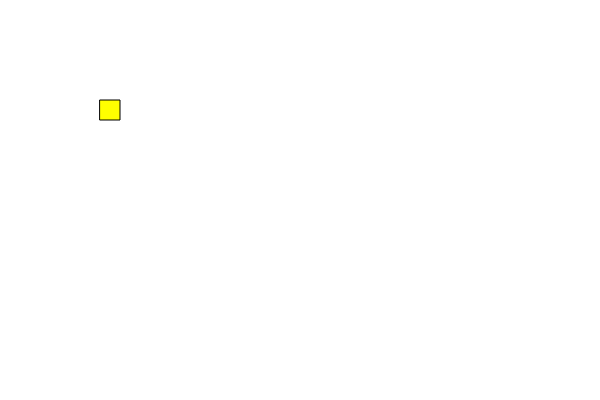
Frame 1 (no input)
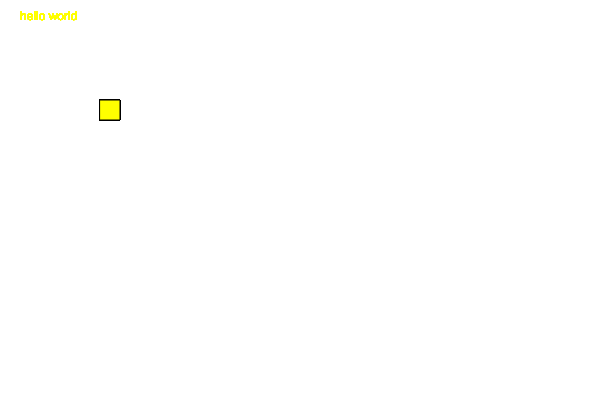
Frame 60 (no input)
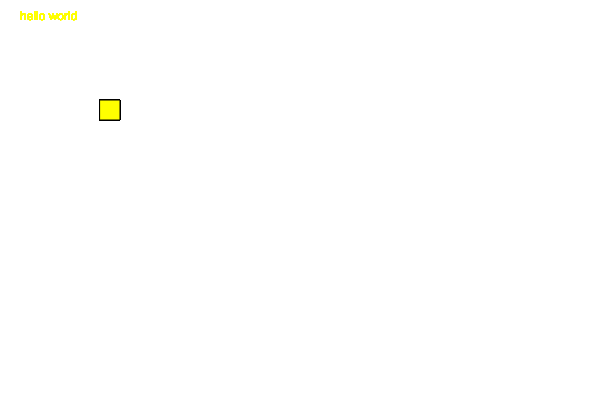
Frame 120 (the mouse pressed at the canvas centre since frame 60)

The p5.js sketch that drew these frames (run headless with seeded random() and noise() and a simulated clock; from frame 60 on, the mouse is pressed at the canvas centre):

// p5.js sketch
// ── sketch.js
function setup() {
  // put setup code here
  fill("blue");
  createCanvas(600, 400);
}

function draw() {
  // put drawing code here
  text("hello world", 20, 20);
  fill("yellow");
  rect(100, 100, 20, 20);
}
